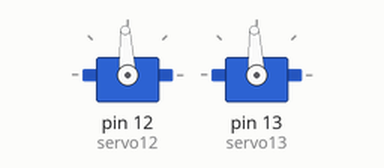
Bench run of a sketch on a simulated Arduino Mega 2560, built with avr-gcc and run on an emulated ATmega2560. Parts: 2 × servo.

Above: at 0.05 s.
At 2.3 s:
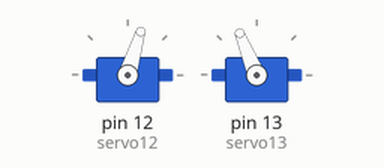
Timing chart, 0 to 5.3 s (numbered marks = the images above):
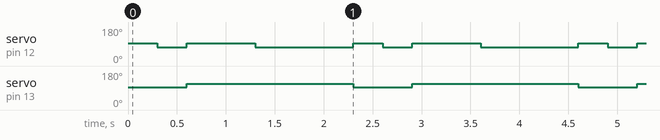

The sketch:

Servo_Test.ino
```cpp
#include <Servo.h> // Use Servo library

/*
 * Servo Motor Test Code
 * Written by Nathaniel Brooke
 * Tests servos on pins 12 and 13
 *
 * LCD Connection:
 * RX to TX3 (pin 14)
 */

Servo servo12; // Pin 12 Servo
Servo servo13; // Pin 13 Servo

void setup() {
  servo12.attach(12); // Attach servo on pin 12
  servo13.attach(13); // Attach servo on pin 13
  servo12.writeMicroseconds(1500); // Servo on pin 12 to still
  servo13.writeMicroseconds(1500); // Servo on pin 13 to still
}

void loop() {

  // Servos Still
  Serial3.write(12); // Clear LCD
  Serial3.print("Servos Still"); // Print servo state
  Serial.println("Servos Still");
  servo12.writeMicroseconds(1500); // Servo 12 still
  servo13.writeMicroseconds(1500); // Servo 13 still
  delay(300);

  // Servo 12 Moving
  Serial3.write(12); // Clear LCD
  Serial3.print("Servo 12 Moving"); // Print servo state
  Serial.println("Servo 12 Moving");
  servo12.writeMicroseconds(1300); // Servo 12 moving
  delay(300);

  // Servo 13 Moving
  Serial3.write(12); // Clear LCD
  Serial3.print("Servo 13 Moving"); // Print servo state
  Serial.println("Servo 13 Moving");
  servo12.writeMicroseconds(1500); // Servo 12 still
  servo13.writeMicroseconds(1700); // Servo 13 moving
  delay(700);

  // Servos Drive Together
  Serial3.write(12); // Clear LCD
  Serial3.print("Moving Together"); // Print servo state
  Serial.println("Moving Together");
  servo12.writeMicroseconds(1300); // Servo 12 moving
  servo13.writeMicroseconds(1700); // Servo 13 moving
  delay(1000);
}
```

Measured:
- by itself, servo on pin 12 (servo12): repeats every 2.3 s: 93° 0.70 s, 73° 1.0 s, 93° 0.30 s, 73° 0.30 s
- by itself, servo on pin 13 (servo13): alternates 112° for 1.7 s and 93° for 0.60 s
